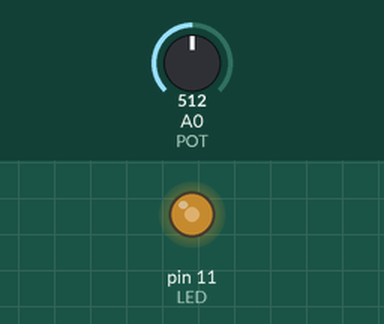
Bench run of a sketch on a simulated Arduino Uno, built with avr-gcc and run on an emulated ATmega328P. Parts: output pins drawn as LEDs (lit = HIGH). The test bench sets the inputs (shaded band); at power-on: A0 (POT) = 512.

Above: at 1.2 s.
1.3 s: A0 (POT) set to 716
At 2.1 s:
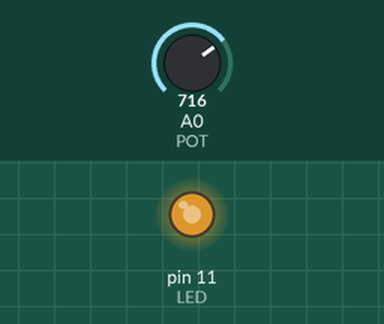
2.8 s: A0 (POT) set to 900
At 3.3 s:
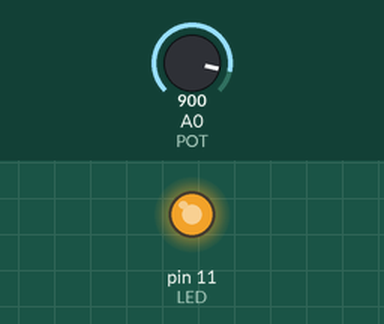
4.3 s: A0 (POT) set to 122
At 5.5 s:
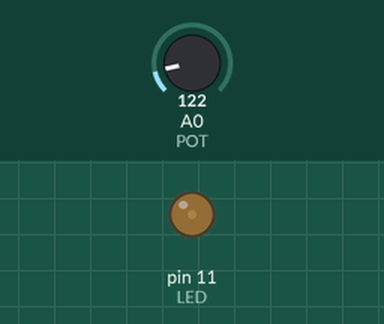
5.8 s: A0 (POT) set to 0
At 6.8 s:
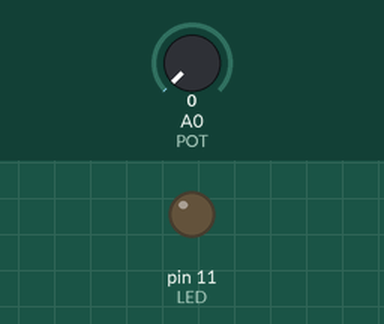
Timing chart, 0 to 8.3 s (numbered marks = the images above; inputs shaded):
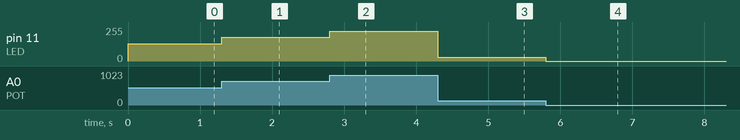

The sketch:

modulacion_corteLaser_arduino.ino
```cpp
/*
	Capitulo 4 de Arduino desde cero en Español.
	Segundo programa que maneja el brillo del LED mediante el potenciometro.

	Autor: bitwiseAr

*/

int LED = 11;				// LED en pin 3
int BRILLO;
int POT = 0;				// potenciometro en pin A0

void setup(){
	pinMode(LED, OUTPUT);		// pin 3 como salida
	// las entradas analogicas no requieren inicializacion
}

void loop(){
	BRILLO = analogRead(POT) / 4;	// valor leido de entrada analogica divido por 4
	analogWrite(LED, BRILLO);	// brillo del LED proporcional al giro del potenciometro
}
```

Measured:
- after the input at 1.3 s, pin 11 (LED): 128/255 → 179/255 at once
- after the input at 2.8 s, pin 11 (LED): 179/255 → 225/255 at once
- after the input at 4.3 s, pin 11 (LED): 225/255 → 30/255 at once
- after the input at 5.8 s, pin 11 (LED): 30/255 → 0/255 at once
